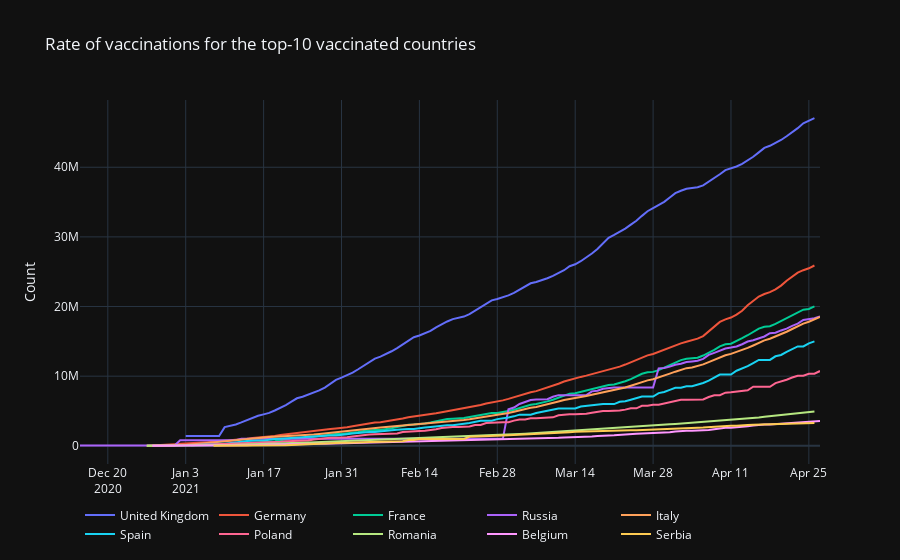

The notebook cell this image was saved under:
### Code cell
vaccination.fillna(method='ffill', inplace=True)
countries = vaccination.groupby('country')['total_vaccinations'].max().sort_values(ascending=False)[:10].index.tolist()

line_plots = []
for c in countries:
    vacc_data = vaccination[vaccination.country == c]
    line_plots.append(
        go.Scatter(
            name = c,
            x = vacc_data.date,
            mode='lines',
            y=vacc_data['total_vaccinations'],
        )
    )
    
fig = go.Figure(line_plots)
fig.update_layout(
    title ="Rate of vaccinations for the top-10 vaccinated countries",
    yaxis_title="Count",
    hovermode='x',
    legend_orientation = 'h',

)


fig.show()
